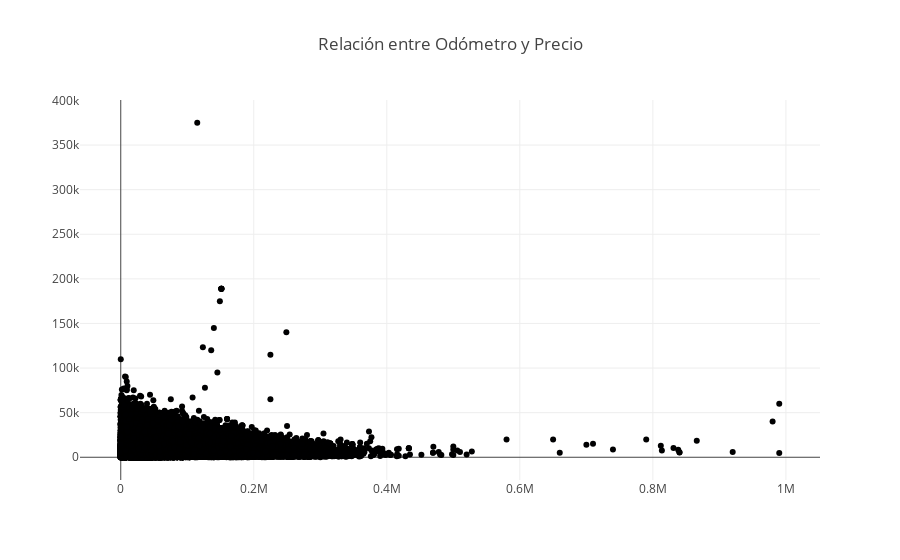

Notebook code for this chart:
### Markdown cell above
## Crear un scatter plot utilizando plotly.graph_objects

### Code cell
# Se crea una figura vacía y luego se añade un rastro de scatter
fig = go.Figure(data=[go.Scatter(x=car_data['odometer'], y=car_data['price'], mode='markers')])

# Opcional: Puedes añadir un título al gráfico si lo deseas
fig.update_layout(title_text='Relación entre Odómetro y Precio')

# Mostrar el gráfico Plotly
fig.show()

### Figure 1 — Plotly figure (JSON) as saved in the notebook; plotly's stock layout.template omitted (floating-point values rounded to 4 significant figures; data arrays with more than 128 entries replaced by an {"elided": "..."} marker saying what was removed)
{"data": [{"mode": "markers", "type": "scatter", "x": {"elided": "51525 float values"}, "y": {"elided": "51525 int values"}}], "layout": {"title": {"text": "Relación entre Odómetro y Precio"}}}
